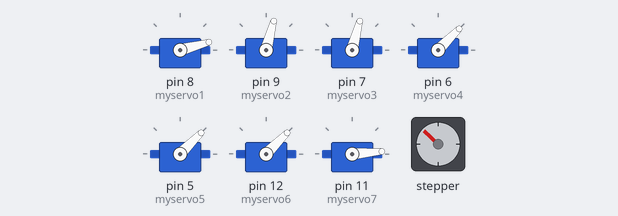
This sketch was run on a simulated Arduino Uno, built with avr-gcc and run on an emulated ATmega328P. Parts: 7 × servo, stepper motor. Stepper angles assume 150 steps per turn; what the sketch prints to the serial monitor is not drawn.

Above: at 0.37 s.
At 3.28 s:
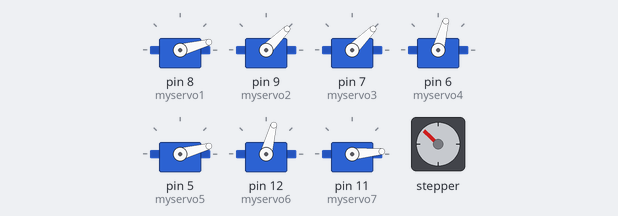
At 12.1 s:
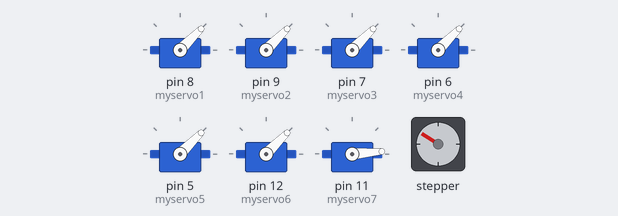
At 15.7 s:
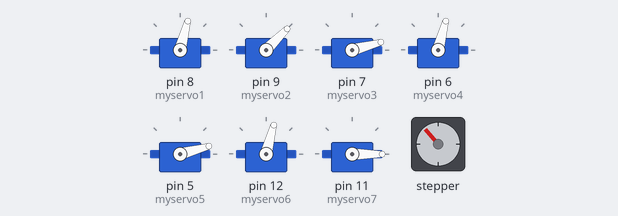
At 24.5 s:
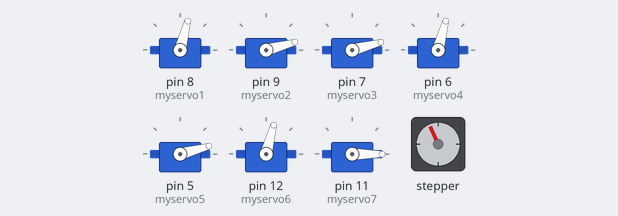
At 26.0 s:
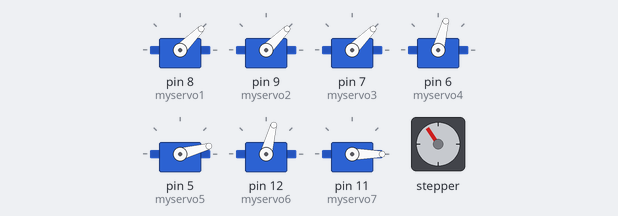
Timing chart, 0 to 27.5 s (numbered marks = the images above):
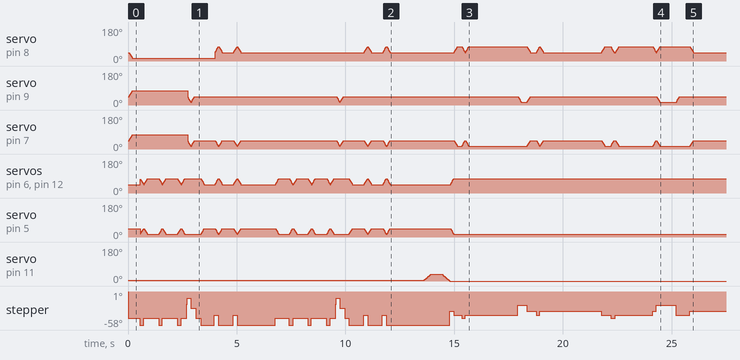

The sketch:

Flute_Default.ino
```cpp
#include <Servo.h>
#include <Stepper.h>
#define SIZE 200
#define OPEN 0
#define HALF 1
#define FULL 2

#define STEPSPR 150

Servo myservo1,myservo2,myservo3,myservo4,myservo5,myservo6,myservo7;  // create servo objects to control a servo. Twelve servo objects can be created on most boards

Stepper stepper(STEPSPR, A0,A1,A2,A3 );
int pos=0;
int posInit1=45,posInit2=45,posInit3=45,posInit4=45,posInit5=45,posInit6=45;   // variable to store the servo initial positions
int stepInit=0;
boolean offFlag = false;
int stepC=19,stepC_High=37,stepD=12,stepD_High=9,stepE=5,stepE_High=28,stepF=10,stepF_High=8,stepG=14,stepG_sharp=0,stepA=17,stepA_High=23,stepB=24;//stepB=24,stepC=19
int Open1=30,Open2=0,Open3=0,Open4=30,Open5=0,Open6=30;
int Half1=40,Half2=40,Half3=40,Half4=40,Half5=40,Half6=40;
int Full1=0,Full2=30,Full3=30,Full4=0,Full5=30,Full6=0;
int prevFlag1=0,prevFlag2=0,prevFlag3=0,prevFlag4=0,prevFlag5=0,prevFlag6=0;
int currFlag1=0,currFlag2=0,currFlag3=0,currFlag4=0,currFlag5=0,currFlag6=0;
int iFlute=0;

int t1,t2;
//flag = 0 for open
//flag = 1 for close
//Data for kal ho na ho
char noteFlute[SIZE]={'C','B','C','B','C','B','C','E','D','C','B','A','B','A','B','C','B','C','B','C','B','C','E','D','C','B','A','B','A','B','B','G','A','C','A','F','G','A','G','G','A','C','A','G','F','F','A','A','G'};
int timeFlute[SIZE]={0,642,857,1500,1714,2357,2571,2785,3000,3214,3428,4071,4285,4928,5142,6857,7500,7714,8357,8571,9214,9428,9643,9857,10071,10285,10928,11142,11785,12000,13714,14571,15000,15428,15642,18000,18428,18857,19072,21428,21857,22285,22500,24214,24428,24857,25285,25714,25928};
byte onOffFlute[SIZE]={1,1,1,1,1,1,1,1,1,1,1,1,1,1,1,1,1,1,1,1,1,1,1,1,1,1,1,1,1,1,0,1,1,1,1,1,1,1,1,1,1,1,1,1,1,1,1,1,1};

//Data for harry potter
//char noteFlute[SIZE]={'B','E','G','F','E','B','A','F','E','G','F','D','F','B','B','E','G','F','E','B','D','C','C','G','C','B','A','F','G','E','G','B','G','B','G','C','B','A','F','G','B','A','A','B','B','G','B','G','B','G','D','C','C','G','C','B','A','F','G','E'};
//int timeFlute[SIZE]={1500,1800,2250,2400,2700,3300,3600,4500,5400,5850,6000,6300,6900,7200,8700,9000,9450,9600,9900,10500,10800,11400,11700,12300,12600,13050,13200,13500,14100,14400,15900,16200,16800,17100,17700,18000,18600,18900,19500,19800,20250,20400,20700,21300,21600,23100,23400,24000,24300,24900,25200,25800,26100,26700,27000,27450,27600,27900,28500,28800};
//byte onOffFlute[SIZE]={1,1,1,1,1,1,1,1,1,1,1,1,1,1,1,1,1,1,1,1,1,1,1,1,1,1,1,1,1,1,1,1,1,1,1,1,1,1,1,1,1,1,1,1,1,1,1,1,1,1,1,1,1,1,1,1,1,1,1,1};

//data for baazigar
//char noteFlute[SIZE]={'D','D','C','D','A','D','D','D','C','D','A','D','D','C','D','A','D','D','D','C','D','A','D','D','C','D','A','D','D','D','C','D','A','D','D','C','D','A','D','D','D','C','D','A','D','D','C','D','A','D','D','D','C','D','A','D','D','C','D','A','D','D','D','C','D','A'};
//int timeFlute[SIZE]={1920,2640,2880,3120,3360,3840,4200,4560,4800,5040,5280,5760,6480,6720,6960,7200,7680,8040,8400,8640,8880,9120,9600,10320,10560,10800,11040,11520,11880,12240,12480,12720,12960,13440,14160,14400,14640,14880,15360,15720,16080,16320,16560,16800,17280,18000,18240,18480,18720,19200,19560,19920,20160,20400,20640,21120,21840,22080,22320,22560,23040,23400,23760,24000,24240,24480};
//byte onOffFlute[SIZE]={1,1,1,1,1,1,1,1,1,1,1,1,1,1,1,1,1,1,1,1,1,1,1,1,1,1,1,1,1,1,1,1,1,1,1,1,1,1,1,1,1,1,1,1,1,1,1,1,1,1,1,1,1,1,1,1,1,1,1,1,1,1,1,1,1,1};

//Data for ek ladki ko dekha
//char noteFlute[SIZE]={'G','C','C','B','C','D','B','C','D','B','C','D','B','C','C','D','B','C','D','B','B','C','D','D','B','C','D','B','C','C','C','C','B','C','C','G','B','A','B','C','C','B','G','B','A','B','C','C','B','G','B','A','A','A','A','G','G','E','F','A','G','G','G','G','F','F','E','F','A','G','G','G','A','A','F','A','C','A','G','G','G','G','G','B','C','E','D','D','D','B','B','G','B','C','E','D','C','D','D','B','C','D','B','C','D','B','C','E','B','C','C','G','B','C','D','C','G','B','C','D','C','G','C','C','C','G','A','E','F','A','G','G','B','C','D','C','G','B','C','D','C','G','C','C','C','G','A','E','F','A','G'};
//int timeFlute[SIZE]={0,8571,11125,11526,11964,12625,13241,13669,14334,14995,15370,16062,16250,16700,17120,21450,21861,22267,22964,23584,23959,24607,24674,25303,25620,25691,26370,26441,26973,27428,28316,28683,28928,29580,29843,30071,30285,30651,30879,31803,32089,32625,33017,33718,34080,34321,35227,35571,35959,36428,37098,37473,37709,38464,38575,38674,39392,39504,39852,40165,40513,40816,41107,41843,42004,42839,42892,43303,43665,43915,44303,44589,45410,45812,46120,46781,46973,47383,47785,47991,48687,48892,49285,50142,50464,50785,51174,51424,52330,52714,53165,53250,53589,53870,54241,54558,54857,60040,63049,63392,63468,64071,64660,65133,65816,66433,66830,67495,67696,68200,68647,70482,81000,81424,81803,81901,82285,84428,84852,85232,85330,85714,87857,88281,88583,88660,88758,89142,91285,91709,92089,92571,94714,95138,95517,95616,96000,98142,98566,98946,99044,99428,101571,101995,102271,102375,102473,102857,105000,105424,105803,106285};
//byte onOffFlute[SIZE]={0,1,1,1,1,1,1,1,1,1,1,1,1,1,1,1,1,1,1,1,1,0,1,1,0,1,1,1,1,1,1,1,0,1,1,0,1,1,1,1,1,0,1,1,1,1,1,1,0,1,1,1,1,1,0,1,1,0,1,1,1,1,1,1,1,1,0,1,1,1,1,1,1,1,0,1,1,1,1,1,1,1,1,1,1,1,1,1,1,1,1,0,1,1,1,1,1,1,1,0,1,1,1,1,1,1,1,1,1,1,1,0,1,1,1,1,1,1,1,1,1,1,1,1,0,1,1,1,1,1,1,1,1,1,1,1,1,1,1,1,1,1,1,1,0,1,1,1,1,1,1,1};

//Data for vande mataram
//char noteFlute[SIZE]={'C','D','F','G','F','G','F','G','B','C','B','C','C','C','D','A','B','A','G','G','G','A','F','E','D','D','D','D','D','G','F','E','D','E','D','C','C','C','D','F','G','F','G','G','G','B','A','A','A','G','F','G','B','C','B','C','F','G','B','B','B','B','B','B','B','C','B','C','B','C','B','B','B','B','B','C','B','C','B','C','D','C','B','A','B','A','A','A','G','D','D','D','F','F','F','E','D','D','D','D','D','A','B','A','G','A','G','F','G','B','B','B','B','B','B','B','B','B','C','B','C','F','G','B','C','B','C','F','G','B','C','B','C','G'};
//int timeFlute[SIZE]={0,666,1666,2000,2333,2666,5333,6000,7000,7333,7666,8000,10616,10666,11000,11340,11833,12333,12666,13283,13333,13666,14006,15000,15333,15950,16000,16283,16333,16666,17000,17333,18000,18333,18666,19000,21283,21333,22000,22333,22666,23000,23333,24283,24333,24666,25000,25283,25333,25666,26666,27333,28333,28666,29000,29333,32000,32666,33333,33950,34000,34616,34666,34950,35000,35333,35666,36000,37000,37333,38666,39283,39333,39616,39666,40000,40333,40666,41333,41666,42000,42333,42666,43000,43333,43666,43950,44000,44333,45333,45616,45666,46000,46283,46333,46666,47000,47950,48000,48283,48333,48666,49006,49333,49666,50333,50666,52000,52333,52666,53283,53333,53616,53666,53950,54000,54950,55000,55333,55666,56000,57333,58000,59000,59333,59666,60000,62666,63333,64333,64666,65000,65333,65500};
//byte onOffFlute[SIZE]={1,1,1,1,1,1,1,1,1,1,1,1,0,1,1,1,1,1,1,0,1,1,1,1,1,0,1,0,1,1,1,1,1,1,1,1,0,1,1,1,1,1,1,0,1,1,1,0,1,1,1,1,1,1,1,1,1,1,1,0,1,0,1,0,1,1,1,1,1,1,1,0,1,0,1,1,1,1,1,1,1,1,1,1,1,1,0,1,1,1,0,1,1,0,1,1,1,0,1,0,1,1,1,1,1,1,1,1,1,1,0,1,0,1,0,1,0,1,1,1,1,1,1,1,1,1,1,1,1,1,1,1,1,O};

//Data For Are re re ye kya hua song :P
//char noteFlute[SIZE]={'A','B','C','A','E','D','C','B','A','B','C','A','F','E','A','B','C','A','E','D','C','B','C','D','E','B','C','B','A','G'};
//int timeFlute[SIZE]={5615,5824,6032,6263,6699,7166,7870,8050,9203,9435,9638,9842,10287,10708,12745,12953,13166,13388,13828,14287,14953,15162,16032,16287,16439,16685,16888,17379,17800,17900};
//byte onOffFlute[SIZE]={1,1,1,1,1,1,1,1,1,1,1,1,1,1,1,1,1,1,1,1,1,1,1,1,1,1,1,1,1,0};

//Data for raghupati raghav
//char noteFlute[SIZE]={'D','D','D','G','G','G','G','F','G','A','G','F','E','F','A','A','A','C','B','C','A','A','A','G','A','G','F','E','F','A','G','G','G','B','B','B','B','B','A','G','A','C','C','C','B','C','A','A','A','C','C','C','D','D','D','C','A','A','G'};
//int timeFlute[SIZE]={72,190,552,796,1036,1194,1516,1996,2232,2472,2712,2956,3436,3916,4872,5570,5832,6316,6796,7276,7752,8236,9196,9672,10152,10392,10632,11116,11596,12552,13032,13226,13516,15432,16074,16396,17098,17356,18316,18796,19272,19756,19974,20232,20712,21196,23116,23350,23592,24076,24438,24556,25036,25996,26476,26956,27916,28392,28876};
//byte onOffFlute[SIZE]={1,0,1,1,1,0,1,1,1,1,1,1,1,1,1,0,1,1,1,1,1,1,1,1,1,1,1,1,1,1,1,0,1,1,0,1,0,1,1,1,1,1,0,1,1,1,1,0,1,1,0,1,1,1,1,1,1,1,1};

void setup() {
  Serial.begin(9600);
  myservo1.attach(8);
  myservo2.attach(9);
  myservo3.attach(7);
  myservo4.attach(6);
  myservo5.attach(5);
  myservo6.attach(12);
  myservo7.attach(11);
  stepper.setSpeed(200);
  myservo1.write(45);
  myservo2.write(45);
  myservo3.write(45);
  myservo4.write(45);
  myservo5.write(45);
  myservo6.write(45);
  myservo7.write(5);
  t1=millis();

}

void loop()
{
  if(1){
    t1=millis();
    while(1){
      t2=millis();
      Serial.println(t1);
      Serial.println(t2);
      if (abs((t2-t1) - timeFlute[iFlute])<140) fluteCall();
      //if (abs((t2-t1) - timeFlute[iFlute])<=0) fluteCall();
      else if((t2-t1)>timeFlute[iFlute]) {
        //iFlute++;
        Serial.print("Timer Flute Overflow : ");
        Serial.println(t2-t1);
      }
    }
  }
  else Serial.println("pinOff");
}

void C(){
pressure(stepInit,stepC);
  currFlag1 = 1;//close
  currFlag2 = 1;
  currFlag3 = 1;
  currFlag4 = 0;
  currFlag5 = 0;//open
  currFlag6 = 0;
  newNote();
  posInit1=45;
  posInit2=45;
  posInit3=45;
  posInit4=75;
  posInit5=15;
  posInit6=75;
}

void C_High(){
  pressure(stepInit,stepC_High);
  currFlag1 = 1;
  currFlag2 = 1;
  currFlag3 = 1;
  currFlag4 = 0;
  currFlag5 = 0;
  currFlag6 = 0;
  newNote();
  posInit1=3;
  posInit2=63;
  posInit3=63;
  posInit4=32;
  posInit5=32;
  posInit6=32;
}

void D(){
  pressure(stepInit,stepD);
  currFlag1 = 1;
  currFlag2 = 1;
  currFlag3 = 1;
  currFlag4 = 0;
  currFlag5 = 0;
  currFlag6 = 0;
  newNote();
  posInit1=45;
  posInit2=45;
  posInit3=45;
  posInit4=75;
  posInit5=15;
  posInit6=75;
}

void D_High(){
  pressure(stepInit,stepD_High);
  currFlag1 = 1;
  currFlag2 = 1;
  currFlag3 = 0;
  currFlag4 = 0;
  currFlag5 = 0;
  currFlag6 = 0;
  newNote();
  posInit1=3;
  posInit2=63;
  posInit3=39;
  posInit4=32;
  posInit5=32;
  posInit6=32;
}

void E(){
  pressure(stepInit,stepE);
  currFlag1 = 1;
  currFlag2 = 0;
  currFlag3 = 0;
  currFlag4 = 0;
  currFlag5 = 0;
  currFlag6 = 0;
  newNote();
  posInit1=45;
  posInit2=15;
  posInit3=15;
  posInit4=75;
  posInit5=15;
  posInit6=75;
}

void F_note(){
  pressure(stepInit,stepF);
  currFlag1 = 0;
  currFlag2 = 0;
  currFlag3 = 0;
  currFlag4 = 0;
  currFlag5 = 0;
  currFlag6 = 0;
  newNote();
  posInit1=75;
  posInit2=15;
  posInit3=15;
  posInit4=75;
  posInit5=15;
  posInit6=75;
}

void F_High(){
  pressure(stepInit,stepF_High);
  currFlag1 = 0;
  currFlag2 = 0;
  currFlag3 = 0;
  currFlag4 = 0;
  currFlag5 = 0;
  currFlag6 = 0;
  newNote();
  posInit1=32;
  posInit2=39;
  posInit3=39;
  posInit4=32;
  posInit5=32;
  posInit6=32;}

void G(){
  pressure(stepInit,stepG);
  currFlag1 = 1;
  currFlag2 = 1;
  currFlag3 = 1;
  currFlag4 = 0;
  currFlag5 = 0;
  currFlag6 = 0;
  newNote();
  posInit1=45;
  posInit2=45;
  posInit3=45;
  posInit4=75;
  posInit5=15;
  posInit6=75;}

void G_High(){
  pressure(stepInit,stepG_sharp);
  currFlag1 = 1;
  currFlag2 = 1;
  currFlag3 = 1;
  currFlag4 = 1;
  currFlag5 = 1;
  currFlag6 = 1;
  newNote();
  posInit1=3;
  posInit2=63;
  posInit3=63;
  posInit4=3;
  posInit5=3;
  posInit6=3;}

void A(){
  pressure(stepInit,stepA);
  currFlag1 = 0;
  currFlag2 = 1;
  currFlag3 = 0;
  currFlag4 = 0;
  currFlag5 = 0;
  currFlag6 = 0;
  newNote();
  posInit1=75;
  posInit2=45;
  posInit3=15;
  posInit4=75;
  posInit5=15;
  posInit6=75;
}

void A_High(){
  pressure(stepInit,stepA_High);

  currFlag1 = 1;
  currFlag2 = 1;
  currFlag3 = 1;
  currFlag4 = 1;
  currFlag5 = 1;
  currFlag6 = 0;
  newNote();
  posInit1=3;
  posInit2=63;
  posInit3=63;
  posInit4=3;
  posInit5=3;
  posInit6=32;
}

void B(){
  pressure(stepInit,stepB);
  currFlag1 = 1;
  currFlag2 = 1;
  currFlag3 = 1;
  currFlag4 = 1;
  currFlag5 = 1;
  currFlag6 = 1;
  newNote();
  posInit1=45;
  posInit2=45;
  posInit3=45;
  posInit4=45;
  posInit5=45;
  posInit6=45;
}


void fluteCall(){
  Serial.print("Timer : ");
  Serial.print(t2-t1);
  Serial.print(" Flute : ");
  Serial.print(timeFlute[iFlute]);
  Serial.print("  "); //Serial.println(noteFlute[iFlute]);
  //Serial.print(flute);
  //Serial.print("  ");
  if(onOffFlute[iFlute]==0) {
        if(offFlag==false){
              for (pos = 5; pos <=35 ; pos += 1)
              {
                myservo7.write(pos);
                delay(10);
                offFlag = true;
              }
            }
            Serial.println(noteFlute[iFlute]);
    iFlute++;
  }
  else if(onOffFlute[iFlute]==1){
      switch(noteFlute[iFlute]){
      case 'A':
            if(offFlag==true){
              for (pos = 35; pos >=5 ; pos -= 1)
              {
                myservo7.write(pos);
                delay(10);
              }
              offFlag = false;
            }
            Serial.println(noteFlute[iFlute]);
            A();
            break;
      case 'B':
            if(offFlag==true){
              for (pos = 35; pos >=5 ; pos -= 1)
              {
                myservo7.write(pos);
                delay(10);
              }
              offFlag = false;
            }
            Serial.println(noteFlute[iFlute]);
            B();
        break;
      case 'C':
            if(offFlag==true){
              for (pos = 35; pos >=5 ; pos -= 1)
              {
                myservo7.write(pos);
                delay(10);
              }
              offFlag = false;
            }
            Serial.println(noteFlute[iFlute]);
            C();
        break;
     case 'D':
            if(offFlag==true){
              for (pos = 35; pos >=5 ; pos -= 1)
              {
                myservo7.write(pos);
                delay(10);
              }
              offFlag = false;
            }
            Serial.println(noteFlute[iFlute]);
            D();
            break;
     case 'E':
            if(offFlag==true){
              for (pos = 35; pos >=5 ; pos -= 1)
              {
                myservo7.write(pos);
                delay(10);
              }
              offFlag = false;
            }
            Serial.println(noteFlute[iFlute]);
            E();
        break;
     case 'F':
            if(offFlag==true){
              for (pos = 35; pos >=5 ; pos -= 1)
              {
                myservo7.write(pos);
                delay(10);
              }
              offFlag = false;
            }
            Serial.println(noteFlute[iFlute]);
            F_note();
        break;
     case 'G':
            if(offFlag==true){
              for (pos = 30; pos >=0 ; pos -= 1)
              {
                myservo7.write(pos);
                delay(10);
              }
              offFlag = false;
            }
            Serial.println(noteFlute[iFlute]);
            G();
        break;
      default:
             if(offFlag==false){
            for (pos = 5; pos <=35 ; pos += 1)
            {
              myservo7.write(pos);
              delay(10);
              offFlag = true;
            }
         }
    }
    iFlute++;
  }
  return;
}
void pressure(int &stepInit, int stepFinal)
{
  stepper.step(stepInit - stepFinal);
  stepInit = stepFinal;
 }
void newNote(){
  for(int i=0;i<=30;i++)
  {
    if (prevFlag1>currFlag1) myservo1.write(posInit1+i);
      else if(prevFlag1<currFlag1) myservo1.write(posInit1-i);
    if (prevFlag2>currFlag2) myservo2.write(posInit2-i);
      else if(prevFlag2<currFlag2) myservo2.write(posInit2+i);
    if (prevFlag3>currFlag3) myservo3.write(posInit3-i);
      else if(prevFlag3<currFlag3) myservo3.write(posInit3+i);
    if (prevFlag4>currFlag4) myservo4.write(posInit4+i);
      else if(prevFlag4<currFlag4) myservo4.write(posInit4-i);
    if (prevFlag5>currFlag5) myservo5.write(posInit5-i);
      else if(prevFlag5<currFlag5) myservo5.write(posInit5+i);
    if (prevFlag6>currFlag6) myservo6.write(posInit6+i);
      else if(prevFlag6<currFlag6) myservo6.write(posInit6-i);

        delay(5);
  }
  prevFlag1=currFlag1;
  prevFlag2=currFlag2;
  prevFlag3=currFlag3;
  prevFlag4=currFlag4;
  prevFlag5=currFlag5;
  prevFlag6=currFlag6;
}
```

Measured:
- by itself, servo on pin 11 (myservo7): rises from 5° to 35° in 0.29 s, then falls to 0° in 0.86 s
